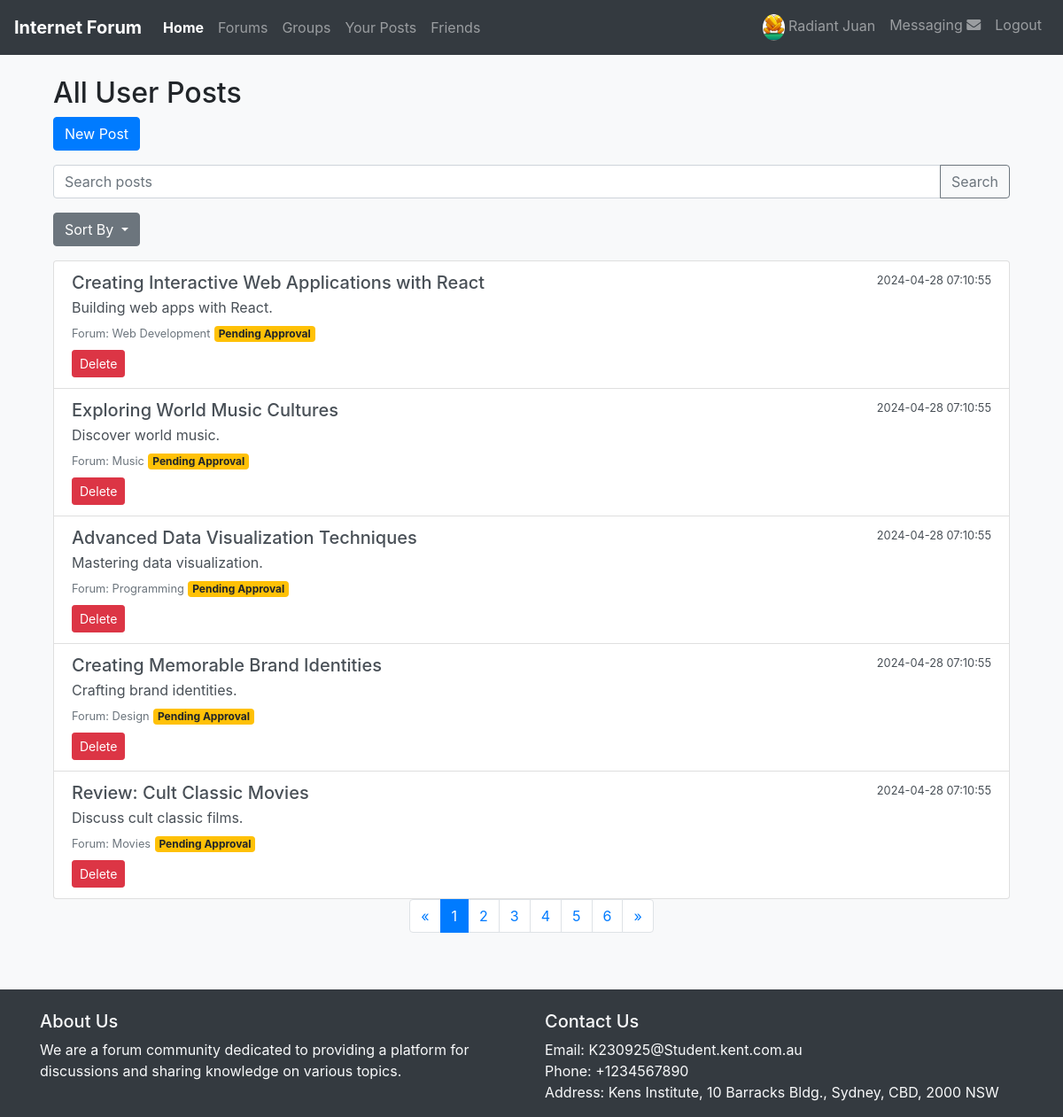
Screenshot of /posts (signed in) with the database file from the repository.
### tables this page shows
CREATE TABLE `posts` (
  `id` int(11) NOT NULL,
  `user_id` int(11) DEFAULT NULL,
  `title` varchar(255) NOT NULL,
  `forum_id` int(11) NOT NULL,
  `content` text NOT NULL,
  `excerpt` text,
  `featured` tinyint(1) NOT NULL DEFAULT '0',
  `post_date` datetime DEFAULT CURRENT_TIMESTAMP,
  `posts_status` set('published','pending_approval','archived','deleted') NOT NULL DEFAULT 'pending_approval'
);

CREATE TABLE `forums` (
  `id` int(11) NOT NULL,
  `slug` varchar(50) NOT NULL,
  `forum_name` varchar(255) NOT NULL,
  `description` text,
  `created_at` datetime DEFAULT CURRENT_TIMESTAMP
);

### app/Controllers/PostsController.php (called while the page is built, shortened)
<?php
class PostsController extends BaseController
{
    private $post_model;
    public function __construct()
    {
        $this->post_model = new PostModel();
    }
    public function index($request)
    {
        $user_id = $_SESSION['user_id'];
        $page = !empty($_GET['page']) ? $_GET['page'] : 1;
        $sort_by = !empty($_GET['sort_by']) ? $_GET['sort_by'] : 'post.title';
        $sort_order = !empty($_GET['sort_order']) ? $_GET['sort_order'] : 'ASC';
        $search_term = !empty($_GET['q']) ? $_GET['q'] : null;
        $posts = $this->post_model->get_posts_by_user_id($user_id, $page, $sort_by, $sort_order, $search_term);
        View::render('Posts/user_posts', compact('posts'));
    }
}

### app/routes.php (called while the page is built, shortened)
<?php
Route::dispatch($_POST['_method'] ?? $_SERVER['REQUEST_METHOD'], $_SERVER['REQUEST_URI']);

### public/index.php (called while the page is built, shortened)
<?php
require_once '../app/routes.php';

### app/Config/Database/BaseModel.php (called while the page is built, shortened)
<?php
class BaseModel
{
    protected $pdo;
    public function __construct()
    {
        $config = require 'database_config.php';
        $dbConnection = new DatabaseConnection($config);
        $this->pdo = $dbConnection->connect();
    }
    public function query($sql, $params = [])
    {
        $stmt = $this->pdo->prepare($sql);
        $stmt->execute($params);
        return $stmt->fetchAll();
    }
}

### app/Config/Database/DatabaseConnection.php (called while the page is built, shortened)
<?php
class DatabaseConnection implements DatabaseConnectionInterface
{
    protected $config;
    public function __construct(array $config)
    {
        $this->config = $config;
    }
    public function connect()
    {
        $dbHost = $this->config['host'];
        $dbName = $this->config['name'];
        $dbUser = $this->config['user'];
        $dbPassword = $this->config['password'];
        try {
            $pdo = new PDO("mysql:host=$dbHost;dbname=$dbName", $dbUser, $dbPassword);
            $pdo->setAttribute(PDO::ATTR_ERRMODE, PDO::ERRMODE_EXCEPTION);
            $pdo->setAttribute(PDO::ATTR_DEFAULT_FETCH_MODE, PDO::FETCH_ASSOC);
            return $pdo;
        } catch (PDOException $e) {
            die("Database connection failed: " . $e->getMessage());
        }
    }
}

### app/Models/PostModel.php (called while the page is built, shortened)
<?php
class PostModel extends BaseModel
{
    public function get_posts_by_user_id($user_id, $page = 1, $sort_by = 'post_date', $sort_order = 'DESC', $search_term = '')
    {
        $posts_per_page = self::DEFAULT_POST_PER_PAGE;
        $offset = ($page - 1) * $posts_per_page;
        $allowed_columns = ['title', 'post_date'];
        if (!in_array($sort_by, $allowed_columns)) {
            $sort_by = 'post_date';
        }
        $sql = "SELECT posts.id, posts.title, posts.excerpt, posts.content, posts.post_date, posts.posts_status, forums.forum_name AS forum_name
            FROM posts
            JOIN forums ON posts.forum_id = forums.id
            WHERE posts.user_id = :user_id";
        $sql .= " ORDER BY $sort_by $sort_order
              LIMIT $offset, $posts_per_page;";
        $params = [':user_id' => $user_id];
        $posts = $this->query($sql, $params);
        $total_posts_sql = "SELECT COUNT(*) as total_posts
                        FROM posts
                        WHERE posts.user_id = :user_id";
        $total_posts_sql .= ";";
        $total_posts = $this->query($total_posts_sql, $params)[0]['total_posts'];
        $total_pages = ceil($total_posts / $posts_per_page);
        return ['posts' => $posts, 'total_pages' => $total_pages];
    }
}

### app/Views/Posts/user_posts.php (the view, shortened to what this page needs)
<?php
$posts = !empty(\App\Config\Views\View::getData('posts')['posts']) ? \App\Config\Views\View::getData('posts')['posts'] : [];
$posts_total_pages = !empty(\App\Config\Views\View::getData('posts')['total_pages']) ? \App\Config\Views\View::getData('posts')['total_pages'] : 0;
$current_page = !empty($_GET['page']) ? $_GET['page'] : 1;
$prev_page_url = !empty($_GET['page']) ? '/posts?page=' . ((int)$current_page - 1) : '';
$next_page_url = !empty($_GET['page']) ? '/posts?page=' . ((int)$current_page + 1) : '';
?>
<div class="container mt-4">
    <h2>All User Posts</h2>
    <a href="/posts/add-posts" class="btn btn-primary mb-3">New Post</a>
    <form action="/posts" method="GET" class="mb-3">
        <div class="input-group">
            <input type="text" class="form-control" name="q" placeholder="Search posts">
            <div class="input-group-append">
                <button class="btn btn-outline-secondary" type="submit">Search</button>
            </div>
        </div>
    </form>
    <div class="btn-group mb-3" role="group">
        <button type="button" class="btn btn-secondary dropdown-toggle" data-toggle="dropdown" aria-haspopup="true"
                aria-expanded="false">
            Sort By
        </button>
    </div>
    <div class="list-group">
        <?php foreach ($posts as $post): ?>
            <div class="list-group-item list-group-item-action">
                <div class="d-flex w-100 justify-content-between">
                    <h5 class="mb-1"><?= $post['title'] ?></h5>
                    <small><?= $post['post_date'] ?></small>
                </div>
                <p class="mb-1"><?= $post['excerpt'] ?></p>
                <small class="text-muted">Forum: <?= $post['forum_name'] ?></small>
                <?php if ($post['posts_status'] == 'published') { ?>
                    <span class="badge badge-success">Published</span>
                <?php } elseif ($post['posts_status'] == 'pending_approval') { ?>
                    <span class="badge badge-warning">Pending Approval</span>
                <?php } elseif ($post['posts_status'] == 'archived') { ?>
                    <span class="badge badge-secondary">Archived</span>
                <?php } elseif ($post['posts_status'] == 'deleted') { ?>
                    <span class="badge badge-danger">Deleted</span>
                <?php } ?>
                <form action="/posts/delete" method="post" class="mt-2">
                    <button type="submit" class="btn btn-danger btn-sm">Delete</button>
                </form>
            </div>
        <?php endforeach; ?>
    </div>
    <nav aria-label="Page navigation">
        <ul class="pagination justify-content-center">
            <li class="page-item">
                <a class="page-link" href="<?= $prev_page_url ?>" aria-label="Previous">
                    <span aria-hidden="true">&laquo;</span>
                </a>
            </li>
            <?php for ($i = 1; $i <= $posts_total_pages; $i++) : ?>
                <li class="page-item <?= $current_page == $i ? 'active' : '' ?>">
                    <a class="page-link"
                       href="/posts?page=<?= $i ?>"><?= $i ?></a>
                </li>
            <?php endfor; ?>
            <li class="page-item">
                <a class="page-link" href="<?= $next_page_url ?>" aria-label="Next">
                    <span aria-hidden="true">&raquo;</span>
                </a>
            </li>
        </ul>
    </nav>
</div>

### app/Config/Routes/Route.php (shortened to what this page needs)
<?php
class Route
{
    protected static $routes = [];
    public static function get($uri, $controller, $method)
    {
        self::$routes[] = ['GET', $uri, $controller, $method];
    }
    public static function post($uri, $controller, $method)
    {
        self::$routes[] = ['POST', $uri, $controller, $method];
    }
    public static function patch($uri, $controller, $method)
    {
        self::$routes[] = ['PATCH', $uri, $controller, $method];
    }
    public static function delete($uri, $controller, $method)
    {
        self::$routes[] = ['DELETE', $uri, $controller, $method];
    }
    public static function dispatch($method, $uri)
    {
        foreach (self::$routes as $route) {
            list($routeMethod, $routeUri, $controller, $functionName) = $route;
            if ($method === $routeMethod && self::matchUri($routeUri, $uri)) {
                $url_params = self::extractUrlParams($routeUri, $uri);
                $postData = [];
                $request_data = array_merge($postData, $url_params);
                $controllerInstance = new $controller();
                $controllerInstance->$functionName($request_data);
                return;
            }
        }
    }
    protected static function matchUri($pattern, $uri)
    {
        $uriParts = explode('?', $uri, 2);
        $uriPath = $uriParts[0];
        if ($pattern === $uriPath) {
            return true;
        }
        $pattern = preg_replace('#{[\w\W\d\D]+}#', '([\w\W\d\D]+)', $pattern);
        $pattern = '#^' . $pattern . '$#';
        return preg_match($pattern, $uriPath);
    }
    protected static function extractUrlParams($pattern, $uri)
    {
        $params = [];
        return $params;
    }
}

### app/Views/layout.php (style rules this page uses)
body { background-color: #f8f9fa; }

### rows the page displays
posts: title "Creating Interactive Web Applications with React", post_date "2024-04-28 07:10:55", excerpt "Building web apps with React.", forum.forum_name "Web Development", posts_status "Pending Approval"
posts: title "Exploring World Music Cultures", post_date "2024-04-28 07:10:55", excerpt "Discover world music.", forum.forum_name "Music", posts_status "Pending Approval"
posts: title "Advanced Data Visualization Techniques", post_date "2024-04-28 07:10:55", excerpt "Mastering data visualization.", forum.forum_name "Programming", posts_status "Pending Approval"
posts: title "Creating Memorable Brand Identities", post_date "2024-04-28 07:10:55", excerpt "Crafting brand identities.", forum.forum_name "Design", posts_status "Pending Approval"
posts: title "Review: Cult Classic Movies", post_date "2024-04-28 07:10:55", excerpt "Discuss cult classic films.", forum.forum_name "Movies", posts_status "Pending Approval"

### other values shown
$user_info['username'] "Radiant Juan"
